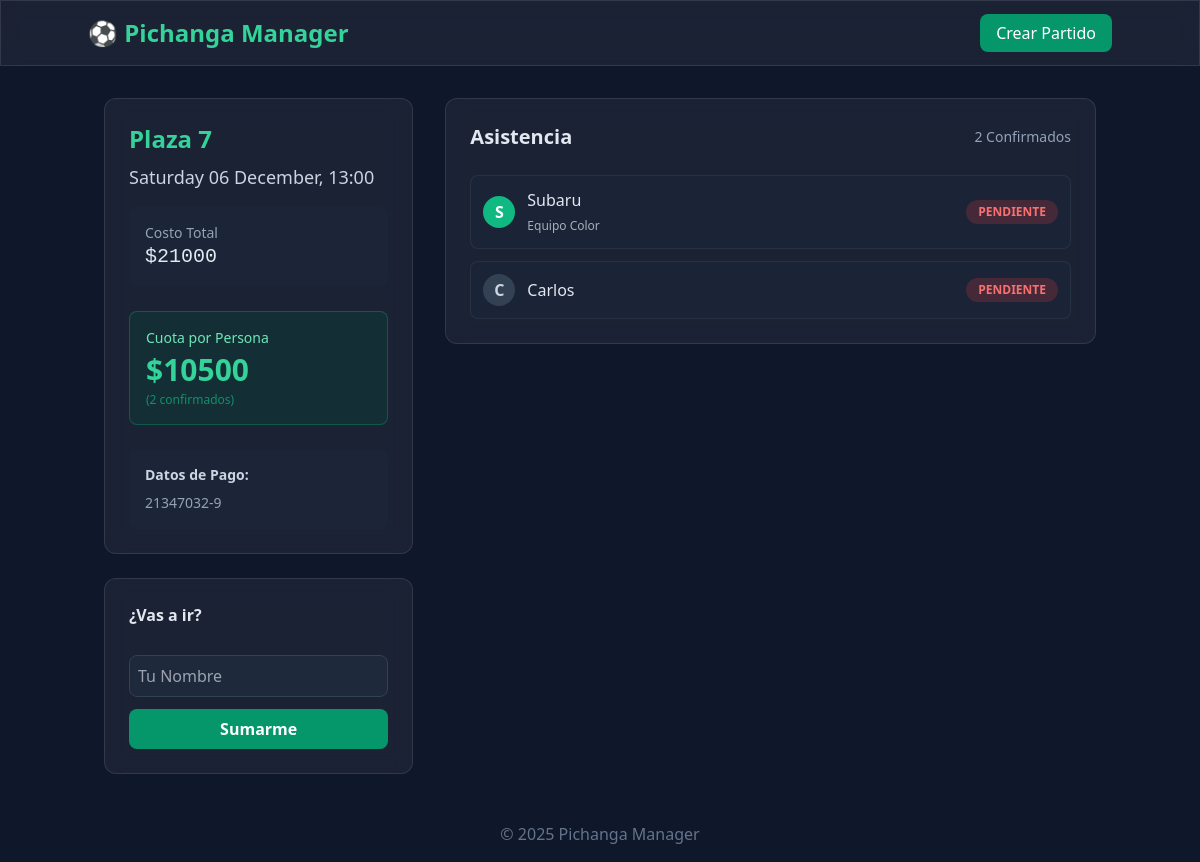
/match/1/, run on the app's committed database.
### core/models.py (models this page shows, shortened)
class Match(models.Model):
    date = models.DateTimeField()
    location = models.CharField(max_length=200)
    total_cost = models.IntegerField(default=0)
    organizer_info = models.TextField(blank=True, help_text="Bank details for payment")
    creator = models.ForeignKey(User, on_delete=models.CASCADE, related_name='created_matches', null=True)

class Attendance(models.Model):
    TEAM_CHOICES = [
        ('WHITE', 'White'),
        ('COLOR', 'Color'),
    ]
    match = models.ForeignKey(Match, on_delete=models.CASCADE, related_name='attendances')
    user = models.ForeignKey(User, on_delete=models.SET_NULL, null=True, blank=True)
    name = models.CharField(max_length=100, blank=True, help_text="Name for guest players")
    is_confirmed = models.BooleanField(default=False)
    has_paid = models.BooleanField(default=False)
    team = models.CharField(max_length=10, choices=TEAM_CHOICES, blank=True, null=True)
    @property
    def player_name(self):
        return self.name or (self.user.username if self.user else "Unknown")

### core/views.py (the view)
# urls.py: path('match/<int:match_id>/', views.match_detail, name='match_detail'),
def match_detail(request, match_id):
    match = get_object_or_404(Match, pk=match_id)
    attendances = match.attendances.all()
    confirmed_count = attendances.filter(is_confirmed=True).count()
    cost_per_person = 0
    if confirmed_count > 0:
        cost_per_person = match.total_cost / confirmed_count
    is_creator = request.user == match.creator
    return render(request, 'core/match_detail.html', {
        'match': match,
        'attendances': attendances,
        'confirmed_count': confirmed_count,
        'cost_per_person': int(cost_per_person),
        'is_creator': is_creator,
    })

### core/templates/core/match_detail.html (shortened to what this page needs)
{% extends 'core/base.html' %}
{% block content %}
<div class="grid md:grid-cols-3 gap-8">
    <div class="md:col-span-1 space-y-6">
        <div class="glass p-6 rounded-xl">
            <h1 class="text-2xl font-bold text-emerald-400 mb-2">{{ match.location }}</h1>
            <p class="text-slate-300 text-lg mb-4">{{ match.date|date:"l d F, H:i" }}</p>
            <div class="bg-slate-800/50 p-4 rounded-lg mb-6">
                <p class="text-sm text-slate-400">Costo Total</p>
                <p class="text-xl font-mono">${{ match.total_cost }}</p>
            </div>
            <div class="bg-emerald-900/30 border border-emerald-500/30 p-4 rounded-lg mb-6">
                <p class="text-sm text-emerald-300 mb-1">Cuota por Persona</p>
                <p class="text-3xl font-bold text-emerald-400">${{ cost_per_person }}</p>
                <p class="text-xs text-emerald-500/70 mt-1">({{ confirmed_count }} confirmados)</p>
            </div>
            {% if match.organizer_info %}
            <div class="bg-slate-800/50 p-4 rounded-lg text-sm">
                <p class="font-bold text-slate-300 mb-2">Datos de Pago:</p>
                <pre class="whitespace-pre-wrap font-sans text-slate-400">{{ match.organizer_info }}</pre>
            </div>
            {% endif %}
        </div>
        <div class="glass p-6 rounded-xl">
            <h3 class="font-bold mb-4">¿Vas a ir?</h3>
            <form action="{% url 'toggle_attendance' match.id %}" method="post" class="space-y-3">
                {% if user.is_authenticated %}
                <button type="submit"
                    class="w-full bg-emerald-600 hover:bg-emerald-700 text-white font-bold py-2 px-4 rounded-lg transition">
                    {% if user in match.attendances.all %}Me bajo{% else %}Me sumo{% endif %}
                </button>
                {% else %}
                <input type="text" name="name" placeholder="Tu Nombre" required
                    class="w-full bg-slate-800 border border-slate-700 rounded-lg p-2 text-white focus:ring-2 focus:ring-emerald-500 outline-none">
                <button type="submit"
                    class="w-full bg-emerald-600 hover:bg-emerald-700 text-white font-bold py-2 px-4 rounded-lg transition">
                    Sumarme
                </button>
                {% endif %}
            </form>
        </div>
    </div>
    <div class="md:col-span-2">
        <div class="glass p-6 rounded-xl">
            <h2 class="text-xl font-bold mb-6 flex justify-between items-center">
                Asistencia
                <span class="text-sm font-normal text-slate-400">{{ confirmed_count }} Confirmados</span>
            </h2>
            <div class="space-y-3">
                {% for attendance in attendances %}
                {% if attendance.is_confirmed %}
                <div
                    class="flex items-center justify-between bg-slate-800/40 p-3 rounded-lg border border-slate-700/50">
                    <div class="flex items-center gap-3">
                        <div class="w-8 h-8 rounded-full flex items-center justify-center font-bold
                            {% if attendance.team == 'WHITE' %}bg-white text-slate-900
                            {% elif attendance.team == 'COLOR' %}bg-emerald-500 text-white
                            {% else %}bg-slate-700 text-slate-300{% endif %}">
                            {{ attendance.player_name|slice:":1"|upper }}
                        </div>
                        <div>
                            <p class="font-medium">{{ attendance.player_name }}</p>
                            {% if attendance.team %}
                            <span class="text-xs opacity-70">Equipo {{ attendance.get_team_display }}</span>
                            {% endif %}
                        </div>
                    </div>
                    <div class="flex items-center gap-4">
                        {% if is_creator %}
                        <a href="{% url 'mark_paid' match.id attendance.id %}"
                           class="px-3 py-1 rounded-full text-xs font-bold transition
                           {% if attendance.has_paid %}bg-green-500/20 text-green-400 hover:bg-green-500/30
                           {% else %}bg-red-500/20 text-red-400 hover:bg-red-500/30{% endif %}">
                            {% if attendance.has_paid %}PAGADO{% else %}PENDIENTE{% endif %}
                        </a>
                        {% else %}
                        <span class="px-3 py-1 rounded-full text-xs font-bold
                           {% if attendance.has_paid %}bg-green-500/20 text-green-400
                           {% else %}bg-red-500/20 text-red-400{% endif %}">
                            {% if attendance.has_paid %}PAGADO{% else %}PENDIENTE{% endif %}
                        </span>
                        {% endif %}
                    </div>
                </div>
                {% endif %}
                {% endfor %}
            </div>
        </div>
    </div>
</div>
{% endblock %}

### core/templates/core/base.html (shortened to what this page needs)
<!DOCTYPE html>
<html lang="es">
<head>
    <script src="https://cdn.tailwindcss.com"></script>
</head>
<body class="min-h-screen flex flex-col">
    <nav class="p-4 glass mb-8">
        <div class="container mx-auto flex justify-between items-center">
            <a href="{% url 'match_list' %}" class="text-2xl font-bold text-emerald-400">⚽ Pichanga Manager</a>
            <div>
                <a href="{% url 'create_match' %}" class="bg-emerald-600 hover:bg-emerald-700 text-white px-4 py-2 rounded-lg transition">Crear Partido</a>
            </div>
        </div>
    </nav>
    <main class="container mx-auto px-4 flex-grow">
        {% block content %}
        {% endblock %}
    </main>
    <footer class="p-4 text-center text-slate-500 mt-8">
        <p>&copy; 2025 Pichanga Manager</p>
    </footer>
</body>
</html>

### core/templates/core/base.html (style rules this page uses)
body { background-color: #0f172a; color: #e2e8f0; }
.glass { background: rgba(255, 255, 255, 0.05); backdrop-filter: blur(10px); border: 1px solid rgba(255, 255, 255, 0.1); }

### data on the page
Match: location "Plaza 7", date "Saturday 06 December, 13:00", total_cost "21000", organizer_info "21347032-9"
Attendance: player_name "S", player_name "Subaru", team "Color", has_paid "PENDIENTE"
Attendance: player_name "C", player_name "Carlos", has_paid "PENDIENTE"

### other printed values
{{ cost_per_person }} "10500"
{{ confirmed_count }} "2"
